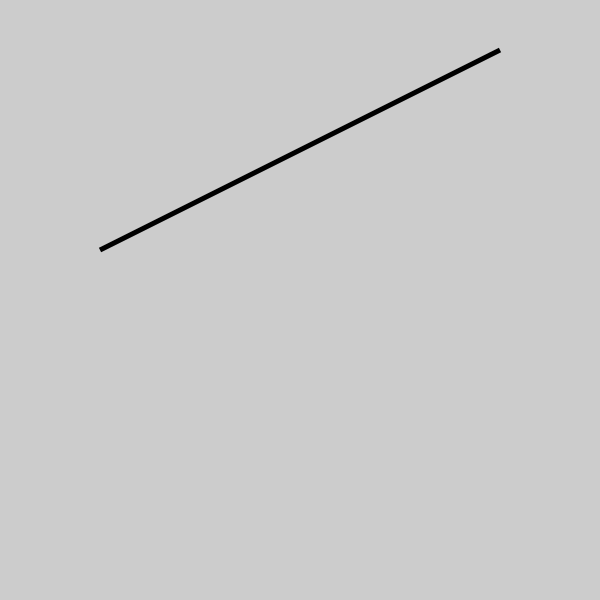

Write Python code to recreate this figure.
import cairo 

surface = cairo.ImageSurface(cairo.FORMAT_RGB24, 600, 600)
ctx = cairo.Context(surface)
ctx.set_source_rgb(0.8, 0.8, 0.8)
ctx.paint()

coordinates = []
points = int(input("vertices: "))
og_points = points

while(points>0):
    x = int(input("x: "))
    y = int(input("y: "))
    print()
    A = [x,y]
    coordinates.append(A)
    points-=1

# print(coordinates)

ctx.move_to(*coordinates[0])
while(og_points-1 > 0):
    i = 1
    ctx.line_to(*coordinates[i])
    i+=1
    og_points-=1

ctx.close_path()
ctx.set_source_rgb(0,0,0)
ctx.set_line_width(5)
ctx.stroke()

surface.write_to_png("polygon.png")
